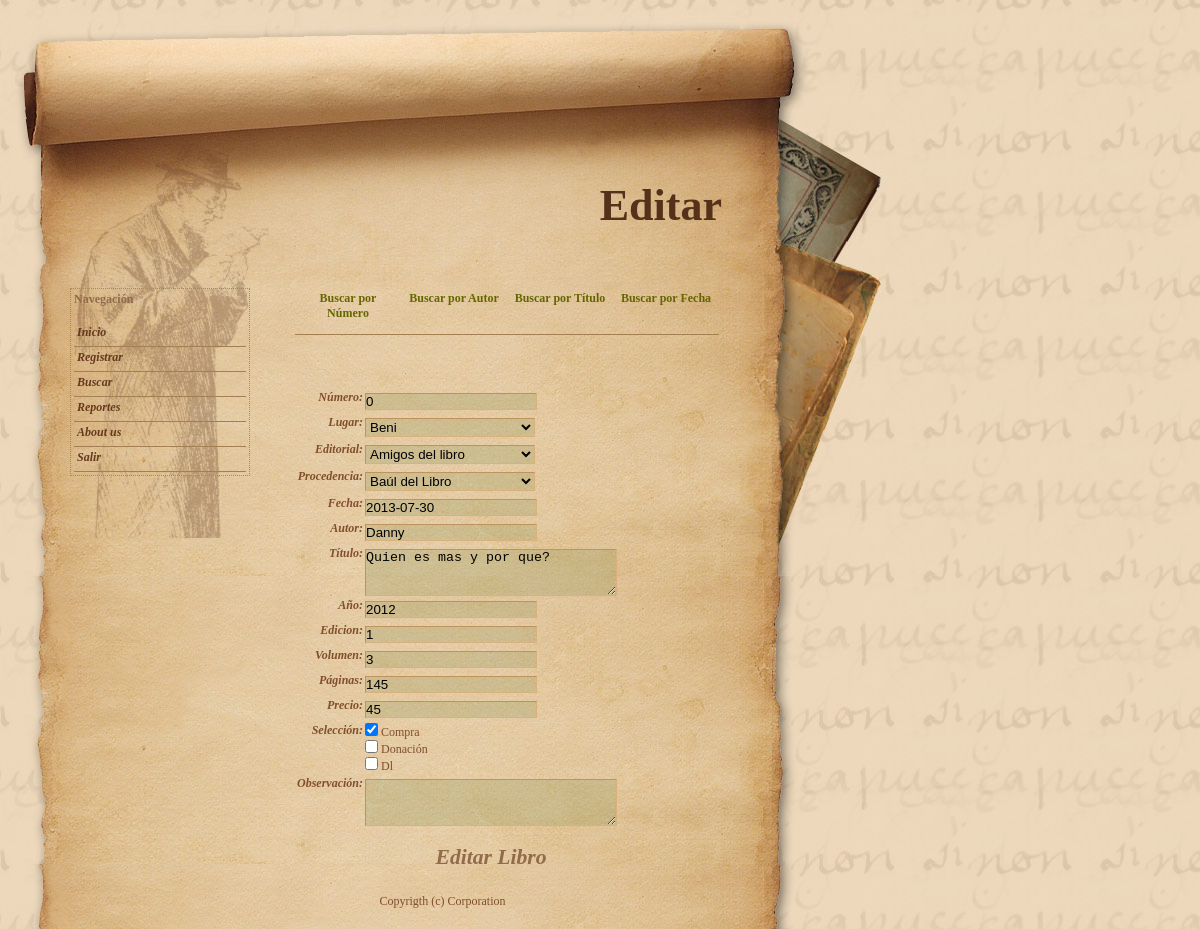
The page /buscar/editar.php?nro=0 (signed in) on the database its author committed.
### tables this page shows
CREATE TABLE IF NOT EXISTS `libro` (
  `nro` int(11) NOT NULL,
  `fecha` date NOT NULL,
  `autor` varchar(200) NOT NULL,
  `titulo` text NOT NULL,
  `id_lug` int(11) NOT NULL,
  `id_edi` int(11) NOT NULL,
  `anio` year(4) NOT NULL,
  `edicion` varchar(10) NOT NULL,
  `volumen` varchar(5) NOT NULL,
  `paginas` int(11) NOT NULL,
  `compra` tinyint(1) DEFAULT NULL,
  `precio` int(11) DEFAULT NULL,
  `donac` tinyint(1) DEFAULT NULL,
  `dl` tinyint(1) DEFAULT NULL,
  `id_pro` int(11) NOT NULL,
  `observacion` text,
  PRIMARY KEY (`nro`),
  KEY `id_lug` (`id_lug`,`id_edi`,`id_pro`),
  KEY `id_lug_2` (`id_lug`),
  KEY `id_edi` (`id_edi`),
  KEY `id_pro` (`id_pro`)
);

CREATE TABLE IF NOT EXISTS `lugar` (
  `id` int(11) NOT NULL AUTO_INCREMENT,
  `nombre` varchar(200) NOT NULL,
  PRIMARY KEY (`id`)
);

CREATE TABLE IF NOT EXISTS `editorial` (
  `id` int(11) NOT NULL AUTO_INCREMENT,
  `nombre` varchar(200) NOT NULL,
  PRIMARY KEY (`id`)
);

CREATE TABLE IF NOT EXISTS `procedencia` (
  `id` int(11) NOT NULL AUTO_INCREMENT,
  `nombre` varchar(200) NOT NULL,
  PRIMARY KEY (`id`)
);

### public/buscar/editar.php (the view, shortened to what this page needs)
<?php require_once('../../Connections/conex.php'); ?>
<?php
if (!function_exists("GetSQLValueString")) {
function GetSQLValueString($theValue, $theType, $theDefinedValue = "", $theNotDefinedValue = "")
{
  $theValue = function_exists("mysql_real_escape_string") ? mysql_real_escape_string($theValue) : mysql_escape_string($theValue);
  switch ($theType) {
    case "long":
    case "int":
      $theValue = ($theValue != "") ? intval($theValue) : "NULL";
      break;
  }
  return $theValue;
}
}
$editFormAction = $_SERVER['PHP_SELF'];
if (isset($_SERVER['QUERY_STRING'])) {
  $editFormAction .= "?" . htmlentities($_SERVER['QUERY_STRING']);
}
$colname_libro = "-1";
if (isset($_GET['nro'])) {
  $colname_libro = $_GET['nro'];
}
$query_libro = sprintf("SELECT * FROM libro WHERE nro = %s", GetSQLValueString($colname_libro, "int"));
$libro = mysql_query($query_libro, $conex) or die(mysql_error());
$row_libro = mysql_fetch_assoc($libro);
$totalRows_libro = mysql_num_rows($libro);
$query_lugar = "SELECT * FROM lugar ORDER BY nombre ASC";
$lugar = mysql_query($query_lugar, $conex) or die(mysql_error());
$row_lugar = mysql_fetch_assoc($lugar);
$query_editorial = "SELECT * FROM editorial ORDER BY nombre ASC";
$editorial = mysql_query($query_editorial, $conex) or die(mysql_error());
$row_editorial = mysql_fetch_assoc($editorial);
$query_procedencia = "SELECT * FROM procedencia ORDER BY nombre ASC";
$procedencia = mysql_query($query_procedencia, $conex) or die(mysql_error());
$row_procedencia = mysql_fetch_assoc($procedencia);
?>
<!DOCTYPE html PUBLIC "-//W3C//DTD XHTML 1.0 Transitional//EN" "http://www.w3.org/TR/xhtml1/DTD/xhtml1-transitional.dtd">
<html xmlns="http://www.w3.org/1999/xhtml">
<head>
<link href="../css/style.css" rel="stylesheet" type="text/css" />
<link href="../../SpryAssets/SpryValidationTextField.css" rel="stylesheet" type="text/css" />
<link href="../../SpryAssets/SpryValidationTextarea.css" rel="stylesheet" type="text/css" />
</head>
<body>
<div id="container">
  <div id="header">
    <h1>Editar</h1>
  </div>
  <div id="sideheader"></div>
  <div id="left_column">
    <div class="left_column_boxes">
      <h4>Navegación</h4>
      <div id="navcontainer">
        <ul id="navlist">
          <li><a href="../inicio.php">Inicio</a></li>
          <li><a href="../registrar/libro.php">Registrar</a></li>
          <li><a href="numero.php">Buscar</a></li>
          <li><a href="../reportes/todo.php">Reportes</a></li>
          <li><a href="#">About us </a></li>
          <li><a href="../logout.php">Salir</a></li>
        </ul>
      </div>
    </div>
  </div>
  <div id="content">
    <div id="listarH">
      <ul>
        <li><a href="numero.php">Buscar por Número</a></li>
        <li><a href="autor.php">Buscar por Autor</a></li>
        <li><a href="titulo.php">Buscar por Título</a></li>
        <li><a href="fecha.php">Buscar por Fecha</a></li>
      </ul>
    </div>
    <div id="mostrar">
    <?php if ($totalRows_libro > 0) {  ?>
  <form id="form1" name="form1" method="POST" action="<?php echo $editFormAction; ?>">
    <table>
      <tr>
        <th align="right" valign="top" scope="row">Número:</th>
        <td><span id="vnumero">
          <input name="numero" type="text" class="fields_contact_us" id="numero" value="<?php echo $row_libro['nro']; ?>" />
          <span class="textfieldRequiredMsg">Se necesita un valor.</span><span class="textfieldInvalidFormatMsg">Formato no válido.</span></span></td>
      </tr>
      <tr>
        <th align="right" valign="top" scope="row">Lugar:</th>
        <td><select name="lugar" id="lugar">
          <?php
do {
?>
          <option value="<?php echo $row_lugar['id']?>"<?php if (!(strcmp($row_lugar['id'], $row_libro['id_lug']))) {echo "selected=\"selected\"";} ?>><?php echo $row_lugar['nombre']?></option>
          <?php
} while ($row_lugar = mysql_fetch_assoc($lugar));
?>
          </select></td>
      </tr>
      <tr>
        <th align="right" valign="top" scope="row">Editorial:</th>
        <td><select name="editorial" id="editorial">
          <?php
do {
?>
          <option value="<?php echo $row_editorial['id']?>"<?php if (!(strcmp($row_editorial['id'], $row_libro['id_edi']))) {echo "selected=\"selected\"";} ?>><?php echo $row_editorial['nombre']?></option>
          <?php
} while ($row_editorial = mysql_fetch_assoc($editorial));
?>
          </select></td>
      </tr>
      <tr>
        <th align="right" valign="top" scope="row">Procedencia:</th>
        <td><select name="procedencia" id="procedencia">
          <?php
do {
?>
          <option value="<?php echo $row_procedencia['id']?>"<?php if (!(strcmp($row_procedencia['id'], $row_libro['id_pro']))) {echo "selected=\"selected\"";} ?>><?php echo $row_procedencia['nombre']?></option>
          <?php
} while ($row_procedencia = mysql_fetch_assoc($procedencia));
?>
          </select></td>
      </tr>
      <tr>
        <th align="right" valign="top" scope="row">Fecha:</th>
        <td><span id="vfecha">
          <input name="fecha" type="text" class="fields_contact_us" id="fecha" value="<?php echo $row_libro['fecha']; ?>" />
          <span class="textfieldRequiredMsg">Se necesita un valor.</span><span class="textfieldInvalidFormatMsg">Formato no válido.</span></span></td>
      </tr>
      <tr>
        <th align="right" valign="top" scope="row">Autor:</th>
        <td><span id="vautor">
          <input name="autor" type="text" class="fields_contact_us" id="autor" value="<?php echo $row_libro['autor']; ?>" />
          <span class="textfieldRequiredMsg">Se necesita un valor.</span></span></td>
      </tr>
      <tr>
        <th align="right" valign="top" scope="row">Título:</th>
        <td><span id="vtitulo">
          <textarea name="titulo" id="titulo" cols="45" rows="3"><?php echo $row_libro['titulo']; ?></textarea>
          <span class="textareaRequiredMsg">Se necesita un valor.</span></span></td>
      </tr>
      <tr>
        <th align="right" valign="top" scope="row">Año:</th>
        <td><span id="vanio">
          <input name="anio" type="text" class="fields_contact_us" id="anio" value="<?php echo $row_libro['anio']; ?>" />
          </span></td>
      </tr>
      <tr>
        <th align="right" valign="top" scope="row">Edicion:</th>
        <td><input name="edicion" type="text" class="fields_contact_us" id="edicion" value="<?php echo $row_libro['edicion']; ?>" /></td>
      </tr>
      <tr>
        <th align="right" valign="top" scope="row">Volumen:</th>
        <td><input name="volumen" type="text" class="fields_contact_us" id="volumen" value="<?php echo $row_libro['volumen']; ?>" /></td>
      </tr>
      <tr>
        <th align="right" valign="top" scope="row">Páginas:</th>
        <td><input name="paginas" type="text" class="fields_contact_us" id="paginas" value="<?php echo $row_libro['paginas']; ?>" /></td>
      </tr>
      <tr>
        <th align="right" valign="top" scope="row">Precio:</th>
        <td><input name="precio" type="text" class="fields_contact_us" id="precio" value="<?php echo $row_libro['precio']; ?>" /></td>
      </tr>
      <tr>
        <th align="right" valign="top" scope="row">Selección:</th>
        <td><input <?php if (!(strcmp($row_libro['compra'],1))) {echo "checked=\"checked\"";} ?> type="checkbox" name="compra" id="compra" />
          <label for="compra">Compra</label>
          <br />
          <input <?php if (!(strcmp($row_libro['donac'],1))) {echo "checked=\"checked\"";} ?> type="checkbox" name="donac" id="donac" />
          <label for="donac">Donación</label>
          <br />
          <input <?php if (!(strcmp($row_libro['dl'],1))) {echo "checked=\"checked\"";} ?> type="checkbox" name="dl" id="dl" />
          <label for="dl">Dl</label></td>
      </tr>
      <tr>
        <th align="right" valign="top" scope="row">Observación:</th>
        <td><textarea name="obs" id="obs" cols="45" rows="3"><?php echo $row_libro['observacion']; ?></textarea></td>
      </tr>
      <tr>
        <th align="right" valign="top" scope="row">&nbsp;</th>
        <td><input type="submit" class="submit_button" value="Editar Libro" /></td>
      </tr>
    </table>
  </form>
  <?php }  ?>
    </div>
  </div>
  <div id="footer">Copyrigth (c) Corporation</div>
</div>
</body>
</html>

### public/css/style.css (style rules this page uses)
* { margin: 0; padding: 0; }
body { background-color: green; background-image: url(../images/body.jpg); font-family: Georgia, "Times New Roman", Times, serif; font-size: 62.5%; color: #814F2C; }
#container { width: 885px; min-height: 576px; font-size: 1.2em; background-image: url(../images/container.jpg); background-repeat: repeat-y; }
#header { background-image: url(../images/header.jpg); height: 288px; margin-top: 0px; }
#sideheader { background-image: url(../images/sideheader.jpg); height: 576px; width: 145px; position: absolute; left: 740px; top: 0px; }
#left_column { width: 180px; margin-top: 0px; float: left; background-image: url(../images/left_column.jpg); background-repeat: no-repeat; margin-left: 70px!important; margin-left: 35px; min-height: 250px; }
.left_column_boxes { border: 1px dotted #AA8661!important; border: none; padding: 3px; margin-bottom: 20px; }
#content { padding-right: 150px; margin-left: 295px; }
#footer { padding: 20px; clear: both; text-align: center; }
h1 { float: right; margin-right: 163px!important; margin-right: 80px; margin-top: 180px; font-size: 44px; color: #55311B; }
h4 { color: #926B4A; margin-bottom: 15px; }
a:link, a:visited, a:active { color: #666600 }
#navcontainer ul { list-style-type: none; }
#navcontainer a { display: block; padding: 3px; border-bottom: 1px solid #A47F52; font-weight: bold; height: 1.5em; }
#navcontainer a:link, #navlist a:visited { color: #65391E; text-decoration: none; font-style: italic; }
th { font-style: italic; }
input.fields_contact_us { width: 170px; background: url(../images/menu_hover.png)!important; background: none; border-top: 1px solid #C0935C; border-left: 1px solid #C0935C; border-bottom: 1px solid #D9B17D; border-right: 1px solid #D9B17D; margin-top: 3px; margin-bottom: 3px; }
select { display: block; width: 170px; background: url(../images/menu_hover.png)!important; background: none; border-top: 1px solid #C0935C; border-left: 1px solid #C0935C; border-bottom: 1px solid #D9B17D; border-right: 1px solid #D9B17D; margin-top: 3px; margin-bottom: 3px; }
textarea { width: 250px; background: url(../images/menu_hover.png)!important; background: none; border-top: 1px solid #C0935C; border-left: 1px solid #C0935C; border-bottom: 1px solid #D9B17D; border-right: 1px solid #D9B17D; margin-top: 3px; }
.submit_button { margin-top: 15px; width: 100%; padding: 2px; background: none; cursor: pointer; color: #926B4A; border: none; font-size: 1.8em; font-weight: bold; font-family: "Times New Roman", Times, serif; font-style: italic; }
#listarH li { display: inline; }
#listarH ul li a { width: 100px; display: block; float: left; padding: 3px; border-bottom: 1px solid #A47F52; font-weight: bold; height: 40px; width: 100px; text-decoration: none; text-align: center; }
#mostrar { margin-top: -150px; }

### rows shown on the page
libro: numero "0", lugar "Beni", editorial "Amigos del libro", procedencia "Baúl del Libro", fecha "2013-07-30", autor "Danny", titulo "Quien es mas y por que?", anio "2012", edicion "1", volumen "3", paginas "145", precio "45", compra "☑"
